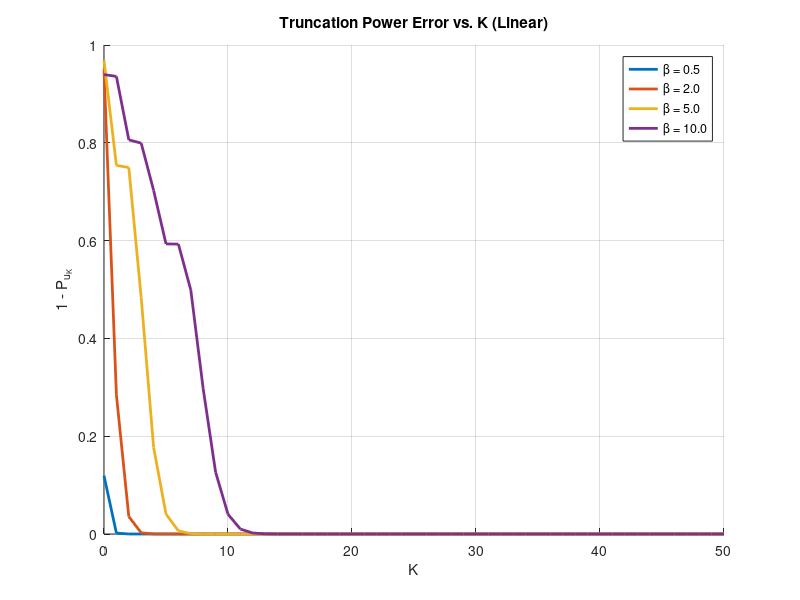
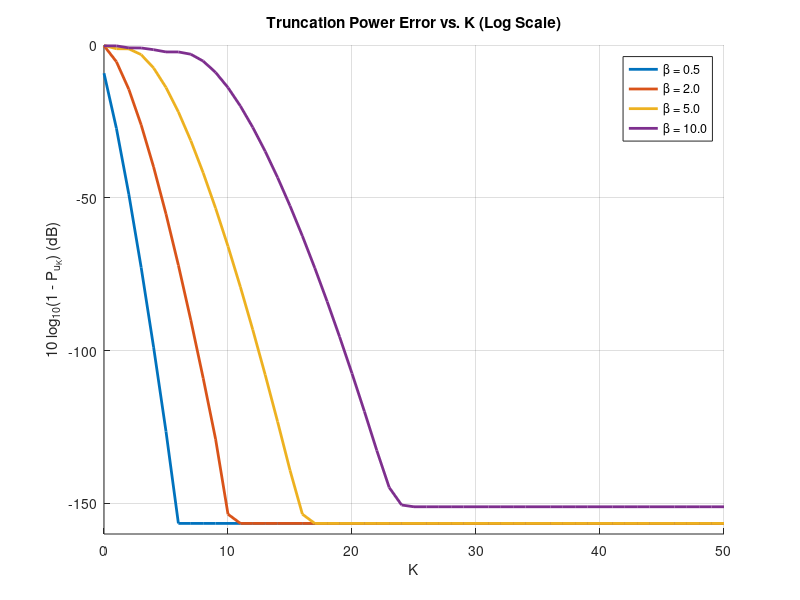

Here is the MATLAB script that generated these plots, in order:
% EE 115 Lab 5 - FM truncation power error and bandwidth
clear; close all; clc;

betas = [0.5 2 5 10];
Kmax = 50;
K = 0:Kmax;
err = zeros(numel(betas), numel(K));

for idx = 1:numel(betas)
    beta = betas(idx);
    J = besselj(0:Kmax, beta);              % J_n for n = 0..Kmax
    for k = 0:Kmax
        power = J(1)^2 + 2*sum(J(2:k+1).^2);% P_{u_K} from the truncated series
        err(idx, k+1) = 1 - power;          % truncation power error
    end
end

% Linear plot
figure;
hold on; grid on;
colors = lines(numel(betas));
for idx = 1:numel(betas)
    plot(K, err(idx, :), 'LineWidth', 2, 'Color', colors(idx, :));
end
xlabel('K'); ylabel('1 - P_{u_K}');
title('Truncation Power Error vs. K (Linear)');
legend('\beta = 0.5','\beta = 2.0','\beta = 5.0','\beta = 10.0','Location','northeast');
set(gca,'YLim',[0 1]);
exportgraphics(gcf,'image1.png','Resolution',300);

% dB plot
figure;
hold on; grid on;
floorVal = eps; % avoid log(0)
for idx = 1:numel(betas)
    plot(K, 10*log10(max(err(idx, :), floorVal)), ...
         'LineWidth', 2, 'Color', colors(idx, :));
end
xlabel('K'); ylabel('10 log_{10}(1 - P_{u_K}) (dB)');
title('Truncation Power Error vs. K (Log Scale)');
legend('\beta = 0.5','\beta = 2.0','\beta = 5.0','\beta = 10.0','Location','northeast');
set(gca,'YLim',[-160 0]);
exportgraphics(gcf,'image2.png','Resolution',300);

% Optional: print thresholds that appear in the report table
thresholds = [1e-2 1e-3 1e-6 1e-12];
fprintf('beta  K(@<=1e-2) K(@<=1e-3) K(@<=1e-6) K(@<=1e-12)\n');
for idx = 1:numel(betas)
    line = zeros(1, numel(thresholds));
    for t = 1:numel(thresholds)
        kHit = find(err(idx, :) <= thresholds(t), 1) - 1; % zero-based K
        line(t) = kHit;
    end
    fprintf('%4.1f %11d %11d %11d %12d\n', betas(idx), line);
end
